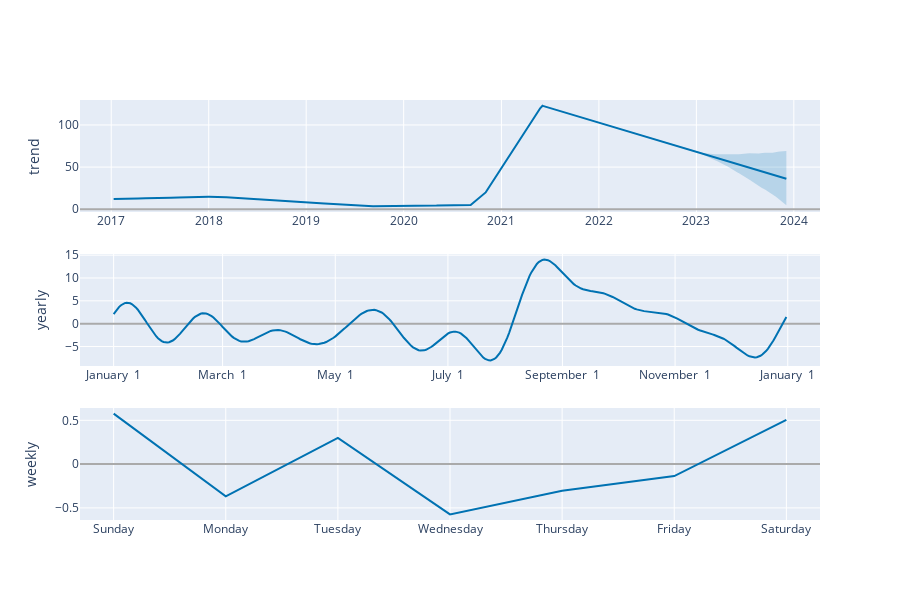

Source (notebook cell):
### Code cell
plot_components_plotly(m, forecast)

### Figure 1 — Plotly figure (JSON) as saved in the notebook; plotly's stock layout.template omitted (floating-point values rounded to 4 significant figures; data arrays with more than 128 entries replaced by an {"elided": "..."} marker saying what was removed)
{"data": [{"line": {"color": "#0072B2", "width": 2}, "mode": "lines", "name": "trend", "type": "scatter", "x": {"elided": "2042 str values"}, "xaxis": "x", "y": {"elided": "2042 float values"}, "yaxis": "y"}, {"line": {"color": "rgba(0, 114, 178, 0.2)", "width": 0}, "mode": "lines", "name": "trend_upper", "type": "scatter", "x": {"elided": "2042 str values"}, "xaxis": "x", "y": {"elided": "2042 float values"}, "yaxis": "y"}, {"fill": "tonexty", "fillcolor": "rgba(0, 114, 178, 0.2)", "line": {"color": "rgba(0, 114, 178, 0.2)", "width": 0}, "mode": "lines", "name": "trend_lower", "type": "scatter", "x": {"elided": "2042 str values"}, "xaxis": "x", "y": {"elided": "2042 float values"}, "yaxis": "y"}, {"line": {"color": "#0072B2", "width": 2}, "mode": "lines", "name": "yearly", "type": "scatter", "x": {"elided": "365 str values"}, "xaxis": "x2", "y": {"elided": "365 float values"}, "yaxis": "y2"}, {"line": {"color": "#0072B2", "width": 2}, "mode": "lines", "name": "weekly", "type": "scatter", "x": ["2017-01-01T00:00:00", "2017-01-02T00:00:00", "2017-01-03T00:00:00", "2017-01-04T00:00:00", "2017-01-05T00:00:00", "2017-01-06T00:00:00", "2017-01-07T00:00:00"], "xaxis": "x3", "y": [0.5766, -0.3674, 0.3002, -0.5739, -0.3052, -0.1363, 0.506], "yaxis": "y3"}], "layout": {"height": 600, "showlegend": false, "width": 900, "xaxis": {"anchor": "y", "domain": [0, 1], "range": ["2016-09-06T01:12:00", "2024-04-07T22:48:00"], "type": "date"}, "xaxis2": {"anchor": "y2", "domain": [0, 1], "range": ["2016-12-13T18:54:02.958904115", "2018-01-18T11:04:57.863013581"], "tickformat": "%B %e", "type": "date"}, "xaxis3": {"anchor": "y3", "domain": [0, 1], "range": ["2016-12-31T16:48:00", "2017-01-07T07:12:00"], "tickformat": "%A", "type": "date"}, "yaxis": {"anchor": "x", "domain": [0.7333, 1], "rangemode": "normal", "title": {"text": "trend"}, "zerolinecolor": "#AAA"}, "yaxis2": {"anchor": "x2", "domain": [0.3667, 0.6333], "title": {"text": "yearly"}, "zerolinecolor": "#AAA"}, "yaxis3": {"anchor": "x3", "domain": [0, 0.2667], "title": {"text": "weekly"}, "zerolinecolor": "#AAA"}}}
